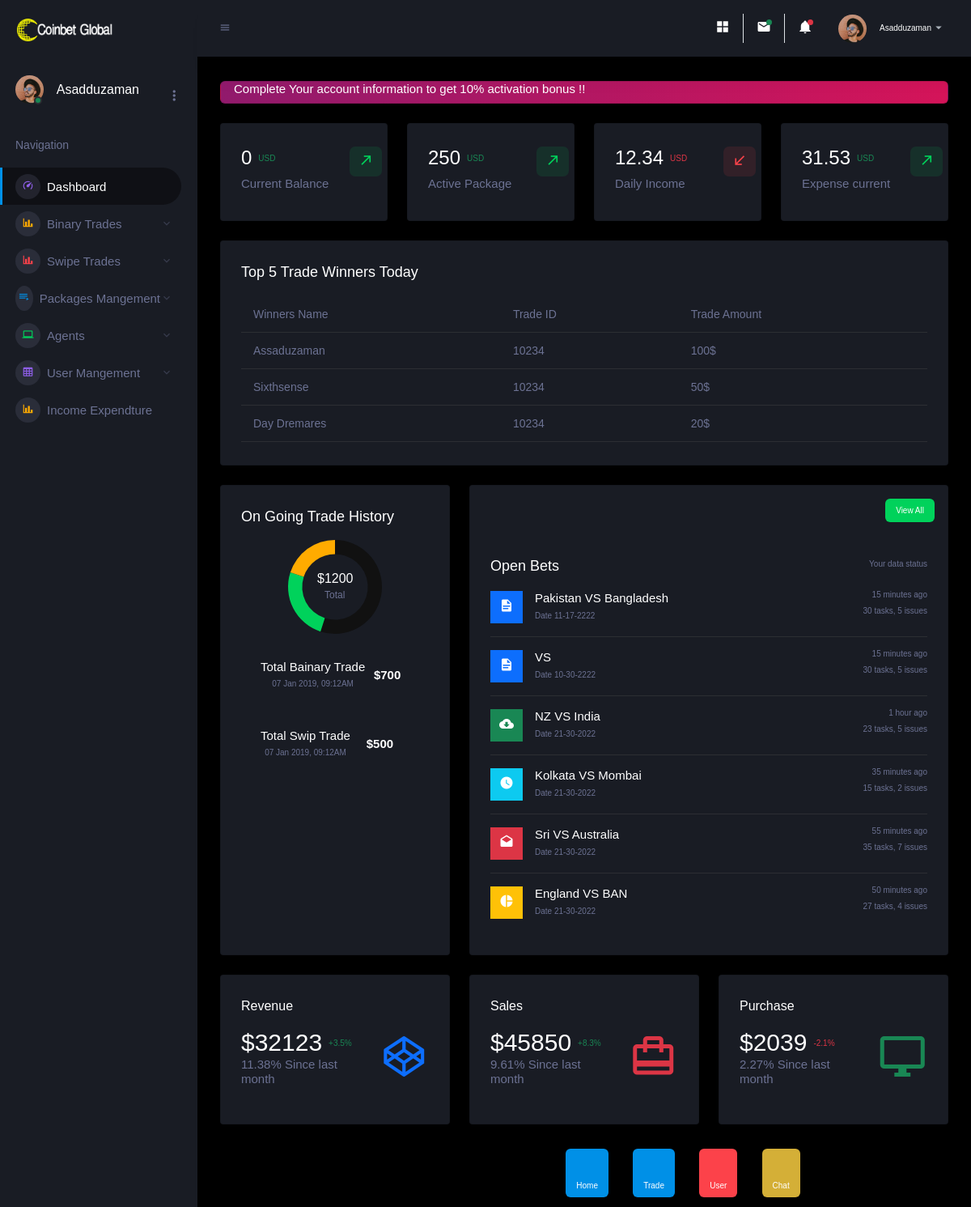
Before: /trade/dash.php (signed in) with the older database file.
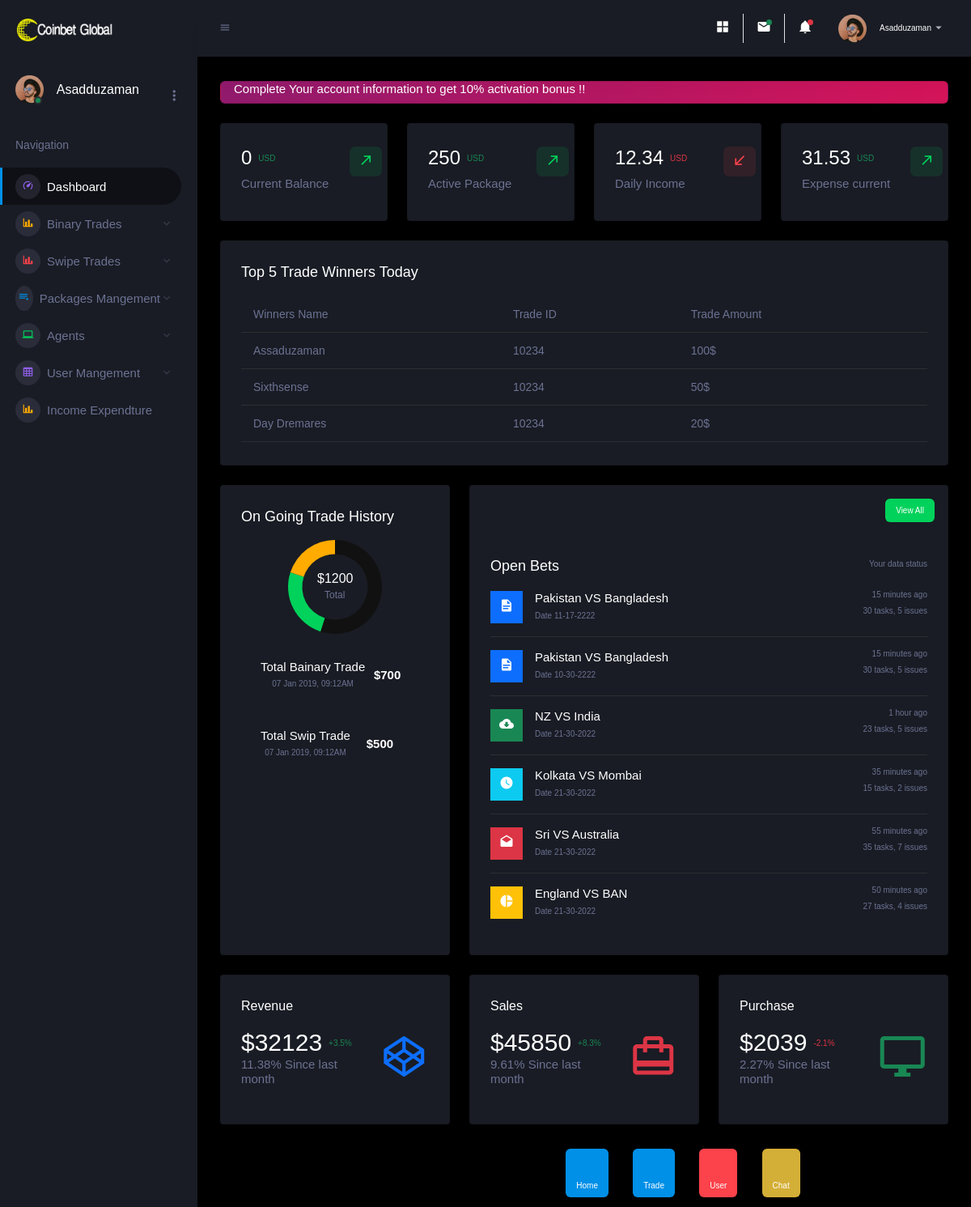
After: the same page with the newer database file.
### tables this page shows
CREATE TABLE `tbl_bet` (
  `id` int(11) NOT NULL,
  `cat_id` int(11) NOT NULL,
  `country1st_id` int(11) NOT NULL,
  `interest_1st` int(11) NOT NULL,
  `country2nd_id` int(11) NOT NULL,
  `interest_2nd` int(11) NOT NULL,
  `start_time` varchar(50) NOT NULL,
  `end_time` varchar(50) NOT NULL,
  `win_status` varchar(10) NOT NULL,
  `status` int(11) NOT NULL
);

CREATE TABLE `tbl_country` (
  `id` int(11) NOT NULL,
  `name` varchar(50) NOT NULL,
  `flage` varchar(200) NOT NULL,
  `status` int(11) NOT NULL
);

### class/dbClass.php (called while the page is built, shortened)
<?php
class Database
{
	 private $host 		=	"localhost";
	 private $user		=	"root";
	 private $pass	 	=	"";
	 protected $dbName	=	"etechdss_demo";
	 protected $conn 	= 	false;
	 private $result	= 	array();
	public function __construct()
	{
		if (!$this->conn) {
			$this->mysqli=new mysqli($this->host, $this->user,$this->pass,$this->dbName);
			$this->conn=true;
			if ($this->mysqli->connect_error) {
				array_push($this->result, $this->mysqli->connect_error);
				return false;
			}
			else {
				return true;
			}
		}
	}
}
?>

### class/getSetClass.php (called while the page is built, shortened)
<?php
require 'dbClass.php';
class Getdata extends Database
{
	public function query($sql)
	{
		$array = array();
		$query = $this->mysqli->query($sql);
		while ($row = $query->fetch_assoc()) {
			$array[] = $row;
		}
		return $array;
	}
	public function getCountry($id,$name='*'){
		$select = "SELECT $name FROM tbl_country WHERE id='$id'";
		$result = $this->mysqli->query($select);
		return $result->fetch_assoc();
	}
}

### trade/dash.php (the view, shortened to what the changed rows need)
<?php require_once "inc/header.php"; ?>
        <div class="main-panel">
          <div class="content-wrapper">
              <?php if($_SESSION['admin']['role'] == "user"):?>
              <?php  $getData =new GetData();
              ?>
            <div class="row ">
              <div class="col-12 grid-margin">
                <div class="card">
                  <div class="card-body">
                    <div class="table-responsive">
                      <table class="table" align="center">
                        <thead>
                          <tr>
                            <th> Winners Name </th>
                            <th> Trade ID </th>
                            <th> Trade Amount</th>
                          </tr>
                        </thead>
                      </table>
                    </div>
                  </div>
                </div>
              </div>
            </div>
            <div class="row">
              <div class="col-md-8 grid-margin stretch-card">
                <div class="card">
                  <div class="card-body">
                    <div class="row">
                      <div class="col-12">
                        <div class="preview-list">
                        <?php $all_bet =  $getData->query("SELECT * From tbl_bet order BY id DESC limit 5");
                              foreach($all_bet as $bet):
                            ?>
                            <div class="preview-item border-bottom">
                              <div class="preview-thumbnail">
                                <div class="preview-icon bg-primary">
                                  <i class="mdi mdi-file-document"></i>
                                </div>
                              </div>
                              <div class="preview-item-content d-sm-flex flex-grow">
                                <div class="flex-grow">
                                  <h6 class="preview-subject"><?= $getData->getCountry($bet['country1st_id'],'name')['name'] ?> VS <?= $getData->getCountry($bet['country2nd_id'],'name')['name'] ?></h6>
                                  <p class="text-muted mb-0">Date <?= date('m-d-yy',strtotime($bet['start_time'])) ?></p>
                                </div>
                                <div class="me-auto text-sm-right pt-2 pt-sm-0">
                                  <p class="text-muted">15 minutes ago</p>
                                  <p class="text-muted mb-0">30 tasks, 5 issues </p>
                                </div>
                              </div>
                            </div>
                          <?php endforeach  ?>
                        </div>
                      </div>
                    </div>
                  </div>
                </div>
              </div>
            </div>
            <div class="row">
              <div class="col-sm-4 grid-margin">
                <div class="card">
                  <div class="card-body">
                    <div class="row">
                      <div class="col-8 col-sm-12 col-xl-8 my-auto">
                        <div class="d-flex d-sm-block d-md-flex align-items-center">
                          <h2 class="mb-0">$32123</h2>
                        </div>
                      </div>
                    </div>
                  </div>
                </div>
              </div>
              <div class="col-sm-4 grid-margin">
                <div class="card">
                  <div class="card-body">
                    <div class="row">
                      <div class="col-8 col-sm-12 col-xl-8 my-auto">
                        <div class="d-flex d-sm-block d-md-flex align-items-center">
                          <h2 class="mb-0">$45850</h2>
                        </div>
                      </div>
                    </div>
                  </div>
                </div>
              </div>
              <div class="col-sm-4 grid-margin">
                <div class="card">
                  <div class="card-body">
                    <div class="row">
                      <div class="col-8 col-sm-12 col-xl-8 my-auto">
                        <div class="d-flex d-sm-block d-md-flex align-items-center">
                          <h2 class="mb-0">$2039</h2>
                        </div>
                      </div>
                    </div>
                  </div>
                </div>
              </div>
            </div>
          <?php endif ?>
          </div>
 <?php require_once "inc/footer.php"; ?>

Changed rows visible on the page:
changed tbl_bet (number 2 of 2 on the later page): country1st.name (not shown) → "Pakistan"; country2nd.name (not shown) → "Bangladesh"
